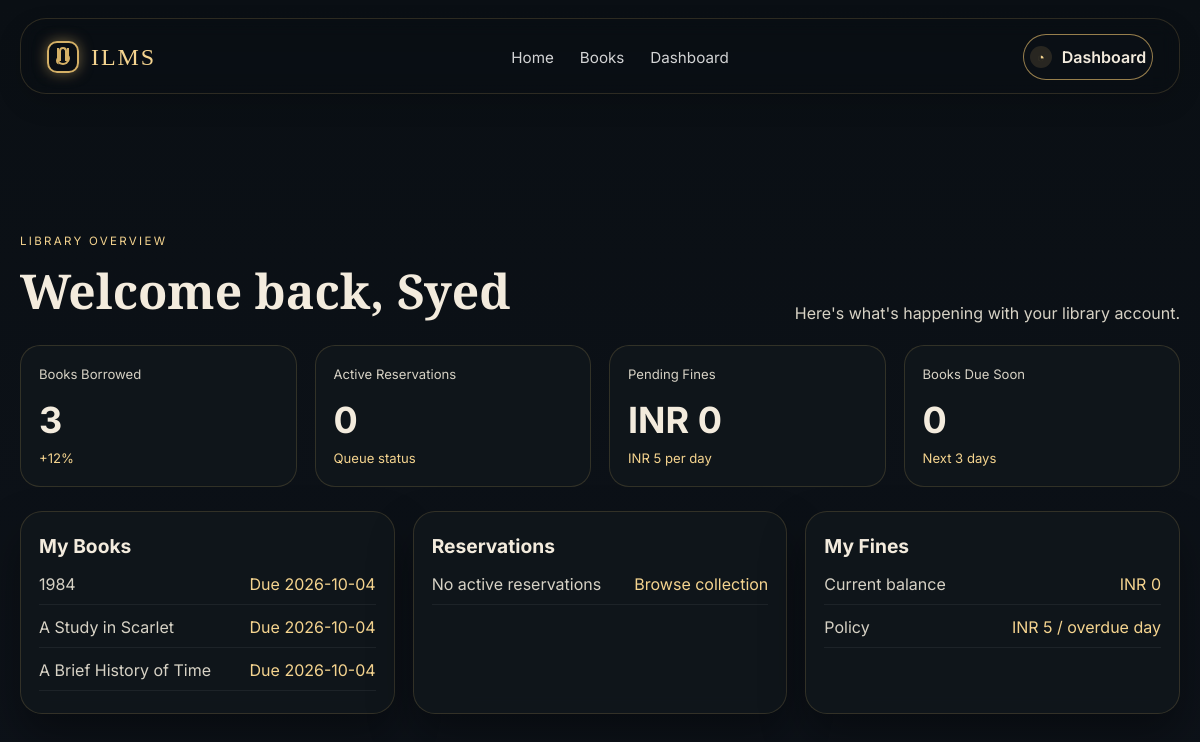
The app's page /dashboard (signed in) with its own data.
### tables this page shows
CREATE TABLE users (
                id INTEGER PRIMARY KEY AUTOINCREMENT,
                full_name TEXT NOT NULL,
                student_id TEXT NOT NULL UNIQUE,
                email TEXT NOT NULL UNIQUE,
                phone TEXT,
                password_hash TEXT NOT NULL,
                created_at TIMESTAMP DEFAULT CURRENT_TIMESTAMP
            , role TEXT NOT NULL DEFAULT 'member');

CREATE TABLE borrow_records (
                id INTEGER PRIMARY KEY AUTOINCREMENT,
                user_id INTEGER NOT NULL,
                book_id INTEGER NOT NULL,
                issued_at TIMESTAMP DEFAULT CURRENT_TIMESTAMP,
                due_date TIMESTAMP,
                returned_at TIMESTAMP,
                status TEXT NOT NULL DEFAULT 'Issued',
                FOREIGN KEY (user_id) REFERENCES users(id),
                FOREIGN KEY (book_id) REFERENCES books(id)
            );

CREATE TABLE books (
                id INTEGER PRIMARY KEY AUTOINCREMENT,
                title TEXT NOT NULL,
                author TEXT NOT NULL,
                category TEXT NOT NULL,
                isbn TEXT NOT NULL UNIQUE,
                status TEXT NOT NULL DEFAULT 'Available',
                rating REAL DEFAULT 0,
                copies INTEGER NOT NULL DEFAULT 1,
                cover TEXT,
                description TEXT
            );

### app.py (the view)
    def wrapped(*args, **kwargs):
        if 'user_id' not in session:
            return redirect(url_for('login', next=request.path))
        return view(*args, **kwargs)

### app.py (called while the page is built)
@app.after_request
def add_api_headers(response):
    if request.path.startswith('/api/'):
        origin = request.headers.get('Origin')
        if origin in ('http://localhost:5173', 'http://127.0.0.1:5173'):
            response.headers['Access-Control-Allow-Origin'] = origin
        response.headers['Access-Control-Allow-Credentials'] = 'true'
    return response

def get_db():
    conn = sqlite3.connect(DB_PATH)
    conn.row_factory = sqlite3.Row
    return conn

def current_user():
    user_id = session.get('user_id')
    if not user_id:
        return None
    with get_db() as conn:
        return conn.execute('SELECT * FROM users WHERE id = ?', (user_id,)).fetchone()

def login_required(view):
    def wrapped(*args, **kwargs):
        if 'user_id' not in session:
            return redirect(url_for('login', next=request.path))
        return view(*args, **kwargs)
    wrapped.__name__ = view.__name__
    return wrapped

def calculate_fine(due_date, returned_at=None):
    if not due_date:
        return 0
    end_time = datetime.strptime(returned_at, '%Y-%m-%d %H:%M:%S') if returned_at else datetime.now()
    overdue_days = max(0, (end_time - datetime.strptime(due_date, '%Y-%m-%d %H:%M:%S')).days)
    return overdue_days * 5

### templates/dashboard.html (shortened to what this page needs)
{% extends 'base.html' %}
{% block content %}
<div class="page-frame dashboard-page">
  <header class="topbar inner-topbar">
    <nav class="navbar container">
      <div class="brand-wrap">
        <div class="brand-mark" aria-label="ILMS logo">
          <span class="brand-book"></span>
        </div>
        <div class="brand-text">
          <span class="brand-name">ILMS</span>
        </div>
      </div>
      <div class="nav-links">
        <a href="/">Home</a>
        <a href="/books">Books</a>
        <a href="/dashboard">Dashboard</a>
      </div>
      <a href="/login" class="login-pill">
        <span class="user-icon">◔</span>
        Dashboard
      </a>
    </nav>
  </header>
  <main class="content-section container section-space">
    <section class="dashboard-header">
      <div>
        <p class="eyebrow">Library Overview</p>
        <h1>Welcome back, {{ user.full_name.split(' ')[0] }}</h1>
      </div>
      <p class="subhead">Here's what's happening with your library account.</p>
    </section>
    <div class="stats-grid">
      {% for stat in stats %}
      <div class="stat-card">
        <div class="stat-label">{{ stat.label }}</div>
        <div class="stat-value">{{ stat.value }}</div>
        <div class="stat-trend">{{ stat.trend }}</div>
      </div>
      {% endfor %}
    </div>
    <div class="dashboard-panels">
      <div class="panel-card dashboard-panel">
        <h3>My Books</h3>
        <ul class="mini-list">
          {% for book in my_books %}<li><span>{{ book.title }}</span><em>Due {{ book.due_date[:10] if book.due_date else 'soon' }}</em></li>{% else %}<li><span>No active books</span><em>Ready to explore</em></li>{% endfor %}
        </ul>
      </div>
      <div class="panel-card dashboard-panel">
        <h3>Reservations</h3>
        <ul class="mini-list">
          {% for reservation in reservations %}<li><span>{{ reservation.title }}</span><em>{{ 'Available now' if reservation.status == 'Notified' else reservation.status }}</em></li>{% else %}<li><span>No active reservations</span><em>Browse collection</em></li>{% endfor %}
        </ul>
      </div>
      <div class="panel-card dashboard-panel">
        <h3>My Fines</h3>
        <ul class="mini-list">
          <li><span>Current balance</span><em>{{ stats[2].value }}</em></li>
          <li><span>Policy</span><em>INR 5 / overdue day</em></li>
        </ul>
      </div>
    </div>
  </main>
</div>
{% endblock %}

### records on screen
users: full_name "Syed"
borrow_records: title "1984", due_date "2026-10-04"
borrow_records: title "A Study in Scarlet", due_date "2026-10-04"
borrow_records: title "A Brief History of Time", due_date "2026-10-04"

### other values on screen
{{ stat.label }} "Books Borrowed" "Active Reservations" "Pending Fines" "Books Due Soon"
{{ stat.value }} "3" "0" "INR 0" "0"
{{ stat.trend }} "+12%" "Queue status" "INR 5 per day" "Next 3 days"
{{ stats[2].value }} "INR 0"
